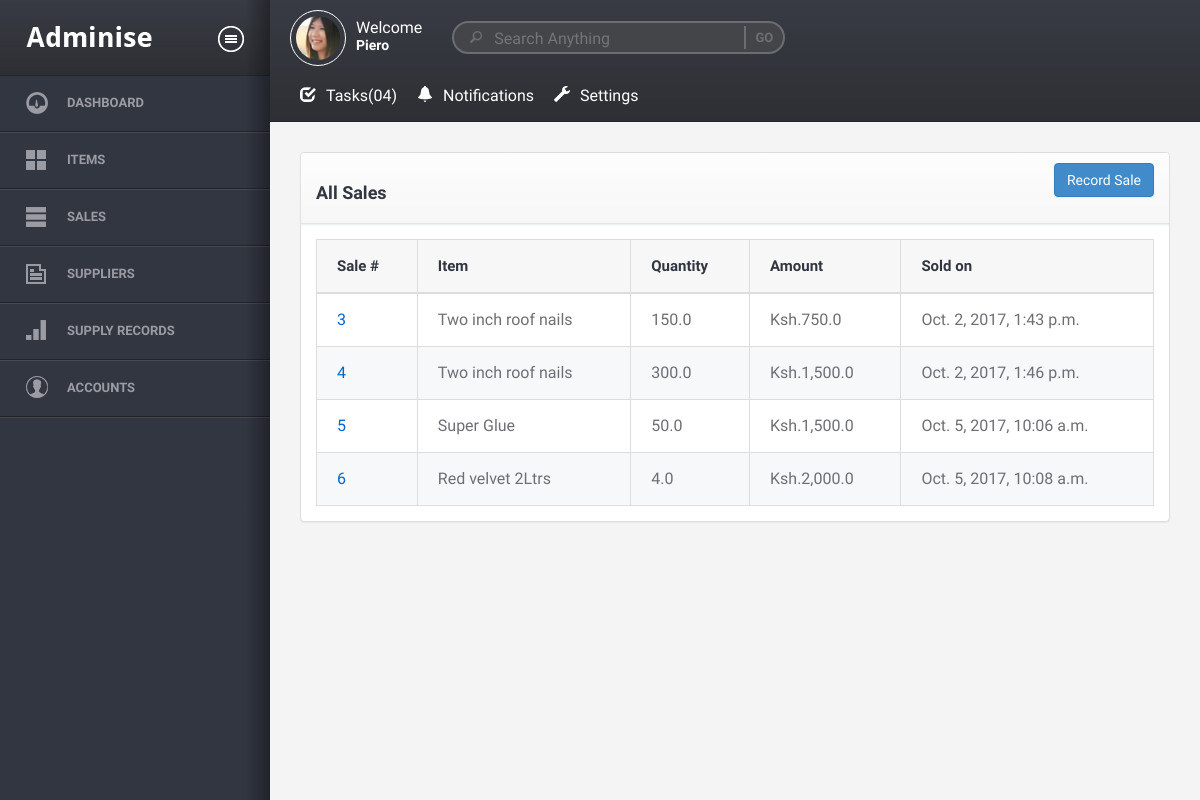
The app's page /sales/ (signed in) with its own data.
### inventory/models.py (models this page shows, shortened)
class Item_sale(models.Model):
	item = models.ForeignKey(Item)
	quantity = models.FloatField()
	amount = models.FloatField()
	date_sold = models.DateTimeField(auto_now_add=True)

class Item(models.Model):
	category = models.ForeignKey(Item_categorie)
	item_name = models.CharField(max_length=200)
	brand = models.CharField(max_length=200)
	description = models.TextField(blank=True)
	quantity = models.FloatField(default=0)
	price = models.FloatField()
	created_on = models.DateTimeField(auto_now_add=True)
	def __str__(self):
		return self.item_name

### inventory/views.py (the view)
# urls.py: url(r'^sales/$', views.sales, name='sales'),
@login_required(login_url='login')
def sales(request):
	sales = Item_sale.objects.all()
	context = {
		'sales' : sales,
	}
	return render(request, 'inventory/sales-records.html', context)

### inventory/templates/inventory/sales-records.html (shortened to what this page needs)
{% extends "base.html" %}
{% load humanize %}
{% block content %}
	<div class="row">
		<div class="col-md-12">
			<div class="panel panel-default">
				<div class="panel-heading">
					<a data-toggle="modal" href="#saleModal" class="btn btn-primary pull-right">Record Sale</a>
					<h3>All Sales</h3>
				</div>
				<div class="panel-body">
					<table class="table table-bordered table-responsive">
						<thead>
							<th>Sale #</th>
							<th>Item</th>
							<th>Quantity</th>
							<th>Amount</th>
							<th>Sold on</th>
						</thead>
						<tbody>
							{% for sale in sales %}
							<tr>
								<td><a href="">{{ sale.pk }}</a></td>
								<td>{{ sale.item }}</td>
								<td>{{ sale.quantity | intcomma }}</td>
								<td>Ksh.{{ sale.amount | intcomma }}</td>
								<td>{{ sale.date_sold }}</td>
							</tr>
							{% empty %}
							<tr>
								<td colspan="4"><h3>No sales recorded yet</h3></td>
							</tr>
							{% endfor %}
						</tbody>
					</table>
				</div>
			</div>
		</div>
	</div>
{% endblock %}

### templates/topbar.html (shortened to what this page needs)
{% load static %}
<header>
    <div class="user">
        <figure>
            <a href="#"><img src="{% static 'assets/images/avatar1.jpg' %}" alt="Adminise" /></a>
        </figure>
        <div class="welcome">
            <p>Welcome</p>
            <h5><a href="#">{{ user.username }}</a></h5>
        </div>
    </div>
    <div class="search-box">
        <input type="text" placeholder="Search Anything" />
        <input type="submit" value="go" />
    </div>
    <nav class="topnav">
        <ul id="nav1">
            <li class="tasks">
                <a href="#"><i class="glyphicon glyphicon-check"></i>Tasks<span>(04)</span></a>
            </li>
            <li class="notifi">
                <a href="#"><i class="glyphicon glyphicon-bell"></i>Notifications</a>
            </li>
            <li class="settings">
                <a href="#"><i class="glyphicon glyphicon-wrench"></i>Settings</a>
            </li>
        </ul>
    </nav>
    <div class="clearfix"></div>
</header>

### static/assets/css/custom.css (style rules this page uses)
body { font-size: 16px; }
a { color: #06c; }

### records on screen
Item_sale: pk "3", item "Two inch roof nails", quantity "150.0", amount "750.0", date_sold "Oct. 2, 2017, 1:43 p.m."
Item_sale: pk "4", item "Two inch roof nails", quantity "300.0", amount "1,500.0", date_sold "Oct. 2, 2017, 1:46 p.m."
Item_sale: pk "5", item "Super Glue", quantity "50.0", amount "1,500.0", date_sold "Oct. 5, 2017, 10:06 a.m."
Item_sale: pk "6", item "Red velvet 2Ltrs", quantity "4.0", amount "2,000.0", date_sold "Oct. 5, 2017, 10:08 a.m."

### other values on screen
{{ user.username }} "Piero"
